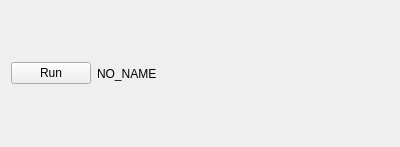
<?xml version="1.0" encoding="UTF-8"?>
<ui version="4.0">
 <class>AnalysisWidget</class>
 <widget class="QWidget" name="AnalysisWidget">
  <property name="geometry">
   <rect>
    <x>0</x>
    <y>0</y>
    <width>400</width>
    <height>147</height>
   </rect>
  </property>
  <property name="windowTitle">
   <string>Form</string>
  </property>
  <layout class="QHBoxLayout" name="horizontalLayout_2">
   <item>
    <layout class="QHBoxLayout" name="horizontalLayout" stretch="0,1">
     <item>
      <widget class="QPushButton" name="analysis_run_button">
       <property name="text">
        <string>Run</string>
       </property>
      </widget>
     </item>
     <item>
      <widget class="QLabel" name="analysis_name_label">
       <property name="text">
        <string>NO_NAME</string>
       </property>
      </widget>
     </item>
    </layout>
   </item>
  </layout>
 </widget>
 <resources/>
 <connections/>
</ui>
